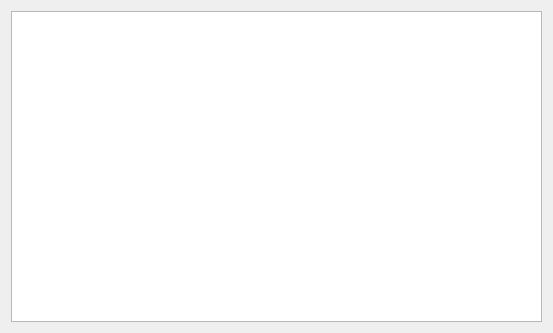
<?xml version="1.0" encoding="UTF-8"?>
<ui version="4.0">
 <class>KateSessionConfig</class>
 <widget class="QWidget" name="KateSessionConfig">
  <property name="geometry">
   <rect>
    <x>0</x>
    <y>0</y>
    <width>553</width>
    <height>333</height>
   </rect>
  </property>
  <property name="sizePolicy">
   <sizepolicy hsizetype="Expanding" vsizetype="Expanding">
    <horstretch>0</horstretch>
    <verstretch>0</verstretch>
   </sizepolicy>
  </property>
  <layout class="QHBoxLayout" name="horizontalLayout_2">
   <item>
    <layout class="QHBoxLayout" name="horizontalLayout">
     <item>
      <layout class="QVBoxLayout" name="verticalLayout_3">
       <item>
        <widget class="QListWidget" name="itemList">
         <property name="selectionMode">
          <enum>QAbstractItemView::ExtendedSelection</enum>
         </property>
        </widget>
       </item>
      </layout>
     </item>
    </layout>
   </item>
  </layout>
 </widget>
 <connections/>
</ui>
